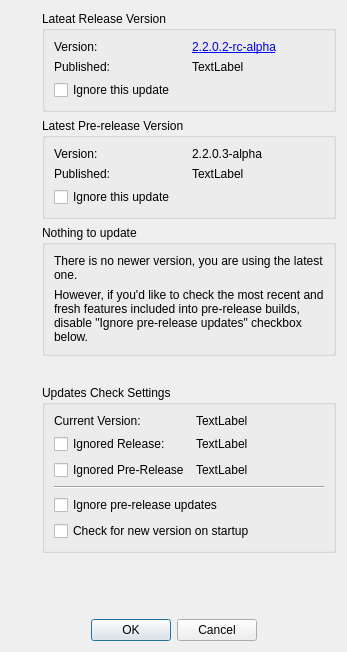
<?xml version="1.0" encoding="UTF-8"?>
<ui version="4.0">
 <class>LC_DlgNewVersionAvailable</class>
 <widget class="QDialog" name="LC_DlgNewVersionAvailable">
  <property name="geometry">
   <rect>
    <x>0</x>
    <y>0</y>
    <width>347</width>
    <height>652</height>
   </rect>
  </property>
  <property name="windowTitle">
   <string>New Version Available</string>
  </property>
  <layout class="QGridLayout" name="gridLayout">
   <item row="11" column="0">
    <spacer name="verticalSpacer_2">
     <property name="orientation">
      <enum>Qt::Vertical</enum>
     </property>
     <property name="sizeHint" stdset="0">
      <size>
       <width>20</width>
       <height>40</height>
      </size>
     </property>
    </spacer>
   </item>
   <item row="3" column="1">
    <spacer name="verticalSpacer">
     <property name="orientation">
      <enum>Qt::Vertical</enum>
     </property>
     <property name="sizeHint" stdset="0">
      <size>
       <width>20</width>
       <height>40</height>
      </size>
     </property>
    </spacer>
   </item>
   <item row="1" column="1">
    <widget class="QGroupBox" name="gbPreRelease">
     <property name="title">
      <string>Latest Pre-release Version</string>
     </property>
     <layout class="QGridLayout" name="gridLayout_3">
      <item row="0" column="1">
       <widget class="QLabel" name="lPrereleaseName">
        <property name="toolTip">
         <string>Click to open release page on GitHub</string>
        </property>
        <property name="text">
         <string>2.2.0.3-alpha</string>
        </property>
        <property name="openExternalLinks">
         <bool>true</bool>
        </property>
       </widget>
      </item>
      <item row="0" column="0">
       <widget class="QLabel" name="label_4">
        <property name="text">
         <string>Version:</string>
        </property>
       </widget>
      </item>
      <item row="1" column="0">
       <widget class="QLabel" name="label_5">
        <property name="text">
         <string>Published:</string>
        </property>
       </widget>
      </item>
      <item row="1" column="1">
       <widget class="QLabel" name="lPreReleasePublishDate">
        <property name="text">
         <string>TextLabel</string>
        </property>
       </widget>
      </item>
      <item row="2" column="0" colspan="2">
       <widget class="QCheckBox" name="cbPreReleaseIgnore">
        <property name="toolTip">
         <string>Check if you prefer not to be notified about this update on subsequent version checks</string>
        </property>
        <property name="text">
         <string>Ignore this update</string>
        </property>
       </widget>
      </item>
     </layout>
    </widget>
   </item>
   <item row="2" column="1">
    <widget class="QGroupBox" name="rbNoNewVersion">
     <property name="title">
      <string>Nothing to update</string>
     </property>
     <layout class="QGridLayout" name="gridLayout_5">
      <item row="0" column="0">
       <widget class="QLabel" name="label_7">
        <property name="text">
         <string>There is no newer version, you are using the latest one.</string>
        </property>
        <property name="wordWrap">
         <bool>true</bool>
        </property>
       </widget>
      </item>
      <item row="1" column="0">
       <widget class="QLabel" name="lblEnablePreReleases">
        <property name="text">
         <string>However, if you'd like to check the most recent and fresh features included into pre-release builds, disable &quot;Ignore pre-release updates&quot; checkbox below.</string>
        </property>
        <property name="wordWrap">
         <bool>true</bool>
        </property>
       </widget>
      </item>
     </layout>
    </widget>
   </item>
   <item row="14" column="0" colspan="2">
    <widget class="QDialogButtonBox" name="buttonBox">
     <property name="orientation">
      <enum>Qt::Horizontal</enum>
     </property>
     <property name="standardButtons">
      <set>QDialogButtonBox::Cancel|QDialogButtonBox::Ok</set>
     </property>
     <property name="centerButtons">
      <bool>true</bool>
     </property>
    </widget>
   </item>
   <item row="4" column="1">
    <widget class="QGroupBox" name="groupBox">
     <property name="title">
      <string>Updates Check Settings</string>
     </property>
     <layout class="QGridLayout" name="gridLayout_4">
      <item row="4" column="0" colspan="2">
       <widget class="QCheckBox" name="cbIgnorePreReleases">
        <property name="toolTip">
         <string>If checked, notifications about pre-release updates will not be shown.</string>
        </property>
        <property name="styleSheet">
         <string notr="true"/>
        </property>
        <property name="text">
         <string>Ignore pre-release updates</string>
        </property>
       </widget>
      </item>
      <item row="5" column="0" colspan="2">
       <widget class="QCheckBox" name="cbCheckForNewVersion">
        <property name="toolTip">
         <string>Check to disable automatic version check on startup</string>
        </property>
        <property name="text">
         <string>Check for new version on startup</string>
        </property>
       </widget>
      </item>
      <item row="1" column="1">
       <widget class="QLabel" name="lIgnoredReleaseTag">
        <property name="text">
         <string>TextLabel</string>
        </property>
       </widget>
      </item>
      <item row="2" column="0">
       <widget class="QCheckBox" name="cbIgnoredPreRelease">
        <property name="text">
         <string>Ignored Pre-Release</string>
        </property>
       </widget>
      </item>
      <item row="2" column="1">
       <widget class="QLabel" name="lIgnoredPreReleaseTag">
        <property name="text">
         <string>TextLabel</string>
        </property>
       </widget>
      </item>
      <item row="0" column="0">
       <widget class="QLabel" name="label_6">
        <property name="text">
         <string>Current Version:</string>
        </property>
       </widget>
      </item>
      <item row="1" column="0">
       <widget class="QCheckBox" name="cbIgnoredRelease">
        <property name="text">
         <string>Ignored Release:</string>
        </property>
       </widget>
      </item>
      <item row="0" column="1">
       <widget class="QLabel" name="lblCurrentVersion">
        <property name="text">
         <string>TextLabel</string>
        </property>
       </widget>
      </item>
      <item row="3" column="0" colspan="2">
       <widget class="Line" name="line">
        <property name="orientation">
         <enum>Qt::Horizontal</enum>
        </property>
       </widget>
      </item>
     </layout>
    </widget>
   </item>
   <item row="0" column="1">
    <widget class="QGroupBox" name="gbRelease">
     <property name="title">
      <string>Lateat Release Version</string>
     </property>
     <layout class="QGridLayout" name="gridLayout_2">
      <item row="0" column="1">
       <widget class="QLabel" name="lReleaseName">
        <property name="toolTip">
         <string>Click to open release page on GitHub</string>
        </property>
        <property name="text">
         <string>&lt;a href=&quot;https://github.com/fabioman90/FableCAD&quot;&gt;2.2.0.2-rc-alpha&lt;/a&gt;</string>
        </property>
        <property name="openExternalLinks">
         <bool>true</bool>
        </property>
       </widget>
      </item>
      <item row="0" column="0">
       <widget class="QLabel" name="label">
        <property name="text">
         <string>Version:</string>
        </property>
       </widget>
      </item>
      <item row="1" column="0">
       <widget class="QLabel" name="label_3">
        <property name="text">
         <string>Published:</string>
        </property>
       </widget>
      </item>
      <item row="1" column="1">
       <widget class="QLabel" name="lReleasePublishDate">
        <property name="text">
         <string>TextLabel</string>
        </property>
       </widget>
      </item>
      <item row="2" column="0" colspan="2">
       <widget class="QCheckBox" name="cbReleaseIgnore">
        <property name="toolTip">
         <string>Check if you prefer not to be notified about this update on subsequent version checks</string>
        </property>
        <property name="text">
         <string>Ignore this update</string>
        </property>
       </widget>
      </item>
     </layout>
    </widget>
   </item>
   <item row="0" column="0" rowspan="11">
    <widget class="QLabel" name="label_2">
     <property name="text">
      <string/>
     </property>
     <property name="pixmap">
      <pixmap resource="../../../../res/images/images.qrc">:/images/fablecad.svg</pixmap>
     </property>
    </widget>
   </item>
  </layout>
 </widget>
 <resources>
  <include location="../../../../res/images/images.qrc"/>
 </resources>
 <connections>
  <connection>
   <sender>buttonBox</sender>
   <signal>rejected()</signal>
   <receiver>LC_DlgNewVersionAvailable</receiver>
   <slot>reject()</slot>
   <hints>
    <hint type="sourcelabel">
     <x>316</x>
     <y>260</y>
    </hint>
    <hint type="destinationlabel">
     <x>286</x>
     <y>274</y>
    </hint>
   </hints>
  </connection>
 </connections>
</ui>
